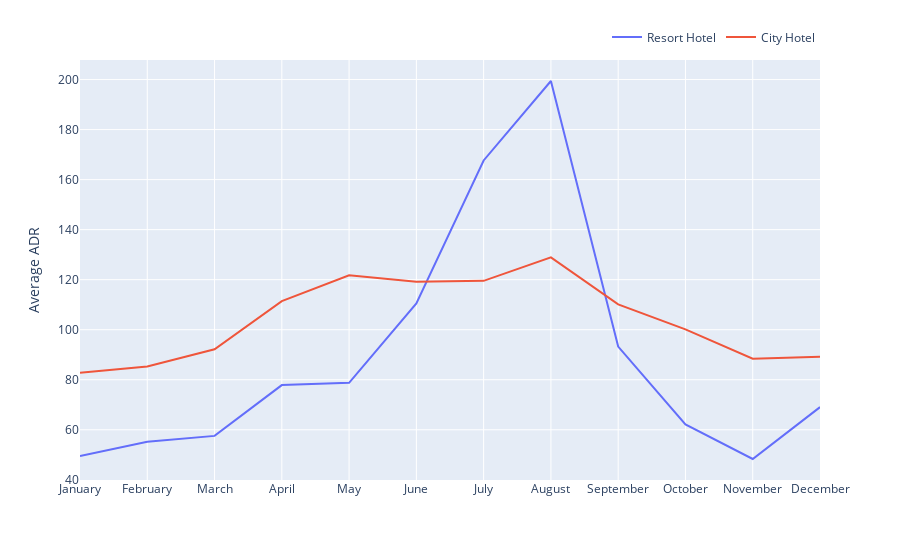

Notebook cell for this chart:
### Code cell
fig = px.line(adr, x='month', y=['adr for resort','adr for city'], height=500, labels={'value':'Average ADR','month':'','variable':''})

series_names = ['Resort Hotel', 'City Hotel']

for idx, name in enumerate(series_names):
    fig.data[idx].name = name
    fig.data[idx].hovertemplate = name
    
fig.update_layout(legend=dict(
    orientation="h",
    yanchor="bottom",
    y=1.02,
    xanchor="right",
    x=1
))

### Figure 1 — Plotly figure (JSON) as saved in the notebook; plotly's stock layout.template omitted (floating-point values rounded to 4 significant figures)
{"data": [{"hovertemplate": "Resort Hotel", "legendgroup": "adr for resort", "line": {"color": "#636efa", "dash": "solid"}, "marker": {"symbol": "circle"}, "mode": "lines", "name": "Resort Hotel", "orientation": "v", "showlegend": true, "type": "scatter", "x": ["January", "February", "March", "April", "May", "June", "July", "August", "September", "October", "November", "December"], "xaxis": "x", "y": [49.51, 55.19, 57.55, 77.85, 78.76, 110.5, 167.7, 199.4, 93.25, 62.13, 48.31, 69.05], "yaxis": "y"}, {"hovertemplate": "City Hotel", "legendgroup": "adr for city", "line": {"color": "#EF553B", "dash": "solid"}, "marker": {"symbol": "circle"}, "mode": "lines", "name": "City Hotel", "orientation": "v", "showlegend": true, "type": "scatter", "x": ["January", "February", "March", "April", "May", "June", "July", "August", "September", "October", "November", "December"], "xaxis": "x", "y": [82.75, 85.33, 92.15, 111.4, 121.8, 119.2, 119.5, 128.9, 110.1, 100.1, 88.37, 89.21], "yaxis": "y"}], "layout": {"autosize": true, "legend": {"orientation": "h", "title": {"text": ""}, "tracegroupgap": 0, "x": 1, "xanchor": "right", "y": 1.02, "yanchor": "bottom"}, "margin": {"t": 60}, "xaxis": {"anchor": "y", "autorange": true, "domain": [0, 1], "range": [0, 11], "title": {"text": ""}, "type": "category"}, "yaxis": {"anchor": "x", "autorange": true, "domain": [0, 1], "range": [39.92, 207.8], "title": {"text": "Average ADR"}, "type": "linear"}}}
